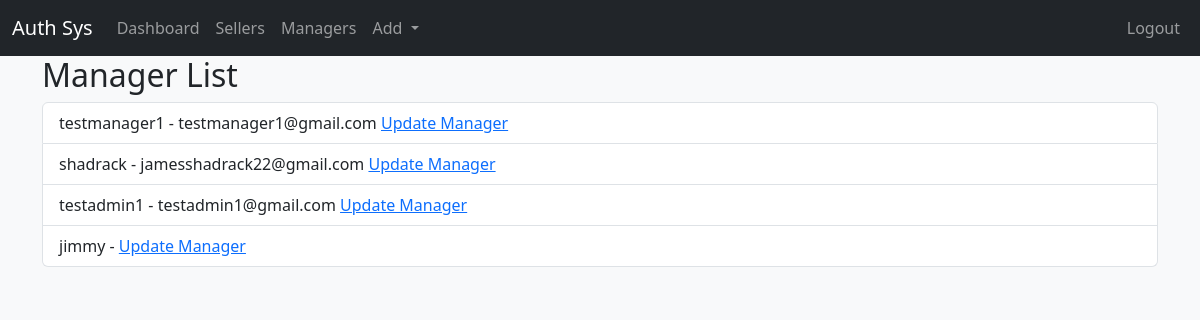
Page /manager_list/ (signed in) on the committed database.
### base/models.py (models this page shows, shortened)
class Manager(models.Model):
    user = models.OneToOneField(CustomUser, on_delete=models.CASCADE, primary_key=True)

class CustomUser(AbstractUser):
    ROLES = (
        ('Admin', 'Admin'),
        ('Manager', 'Manager'),
        ('Seller', 'Seller'),
    )
    user_role = models.CharField(max_length=10, choices=ROLES)
    groups = models.ManyToManyField(
        'auth.Group',
        verbose_name='groups',
        blank=True,
        help_text='The groups this user belongs to.',
        related_name='custom_user_set'
    )
    user_permissions = models.ManyToManyField(
        'auth.Permission',
        verbose_name='user permissions',
        blank=True,
        help_text='Specific permissions for this user.',
        related_name='custom_user_set'
    )

### base/views.py (the view)
# urls.py: path('manager_list/', views.manager_list, name='manager_list'),
@login_required
def manager_list(request):
    user = CustomUser.objects.get(username=request.user)
    managers = Manager.objects.all()
    return render(request, 'base/manager_list.html', {'managers': managers})

### base/templates/base/manager_list.html (shortened to what this page needs)
{% extends 'main.html' %}
    {% block content %}
    <div class="container">
        <div class="list-container">
            <h2>Manager List</h2>
            <ul class="list-group">
                {% for manager in managers %}
                    <li class="list-group-item">{{ manager.user.username }} - {{ manager.user.email }} <a href="{% url 'update_manager' manager_id=manager.user.id %}">Update Manager</a></li>
                {% endfor %}
            </ul>
        </div>
    </div>
    {% endblock %}

### rows in the picture
Manager: user.username "testmanager1", user.email "testmanager1@gmail.com"
Manager: user.username "shadrack", user.email "jamesshadrack22@gmail.com"
Manager: user.username "testadmin1", user.email "testadmin1@gmail.com"
Manager: user.username "jimmy"
